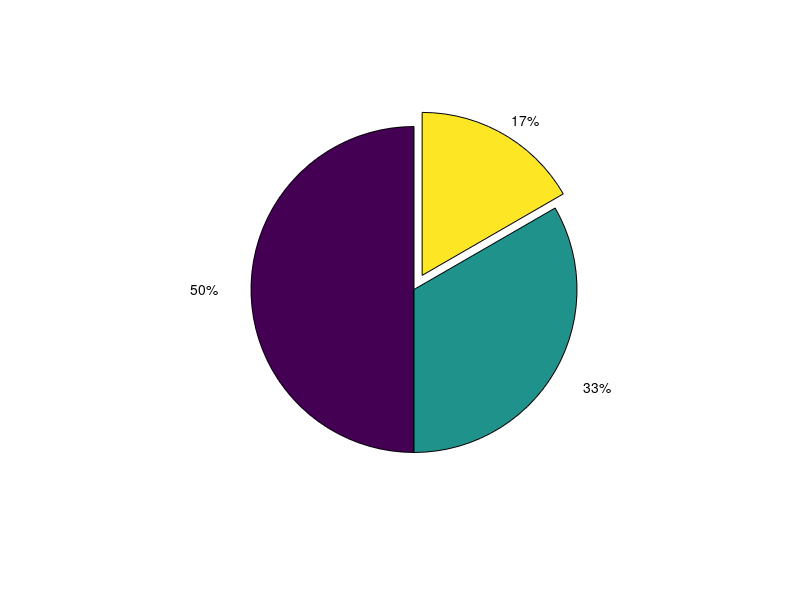

MATLAB code to generate this figure: (Note: this script raises an error after producing the figure.)
%=============================================================================
% Copyright (c) 2016-present Allan CORNET (Nelson)
%=============================================================================
% This file is part of Nelson.
%=============================================================================
% LICENCE_BLOCK_BEGIN
% SPDX-License-Identifier: LGPL-3.0-or-later
% LICENCE_BLOCK_END
%=============================================================================
% <--ADV-CLI MODE-->
%=============================================================================
f1 = figure();
p = pie ([3, 2, 1], [0, 0, 1]);
assert_isequal(size(p), [1 6]);
%=============================================================================
f2 = figure();
p = pie([5 9 4 6 3],[0 1 0 1 0]);
assert_isequal(size(p), [1 10]);
%=============================================================================
f3 = figure();
p = pie([3 4 6 2],[0 1 0 0],["part1", "part2", "part3", "part4"]);
assert_isequal(size(p), [1 8]);
%=============================================================================
f4 = figure();
y2010 = [50 0 100 95];
y2011 = [65 22 97 120];
ax1 = subplot(1, 2, 1);
p1 = pie(ax1, y2010)
title('2010')
ax2 = subplot(1, 2, 2);
p2 = pie(ax2, y2011)
title('2011')
assert_isequal(size(p1), [1 8]);
assert_isequal(size(p2), [1 8]);
%=============================================================================
